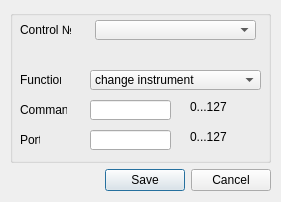
<?xml version="1.0" encoding="UTF-8"?>
<ui version="4.0">
 <class>Form</class>
 <widget class="QWidget" name="Form">
  <property name="geometry">
   <rect>
    <x>0</x>
    <y>0</y>
    <width>281</width>
    <height>202</height>
   </rect>
  </property>
  <property name="windowTitle">
   <string>Form</string>
  </property>
  <widget class="QWidget" name="verticalLayoutWidget">
   <property name="geometry">
    <rect>
     <x>10</x>
     <y>10</y>
     <width>261</width>
     <height>181</height>
    </rect>
   </property>
   <layout class="QVBoxLayout" name="verticalLayout">
    <item>
     <widget class="QGroupBox" name="GbMain">
      <property name="title">
       <string/>
      </property>
      <widget class="QLabel" name="LbControlNum">
       <property name="geometry">
        <rect>
         <x>10</x>
         <y>10</y>
         <width>51</width>
         <height>20</height>
        </rect>
       </property>
       <property name="text">
        <string>Control №</string>
       </property>
      </widget>
      <widget class="QComboBox" name="CbControlNum">
       <property name="geometry">
        <rect>
         <x>85</x>
         <y>10</y>
         <width>161</width>
         <height>20</height>
        </rect>
       </property>
       <property name="currentText">
        <string notr="true"/>
       </property>
       <property name="frame">
        <bool>true</bool>
       </property>
      </widget>
      <widget class="QLabel" name="LbFunction">
       <property name="geometry">
        <rect>
         <x>10</x>
         <y>60</y>
         <width>41</width>
         <height>20</height>
        </rect>
       </property>
       <property name="text">
        <string>Function</string>
       </property>
      </widget>
      <widget class="QLabel" name="LbCommand">
       <property name="geometry">
        <rect>
         <x>10</x>
         <y>90</y>
         <width>47</width>
         <height>20</height>
        </rect>
       </property>
       <property name="text">
        <string>Command</string>
       </property>
      </widget>
      <widget class="QLabel" name="LbPort">
       <property name="geometry">
        <rect>
         <x>10</x>
         <y>120</y>
         <width>20</width>
         <height>20</height>
        </rect>
       </property>
       <property name="text">
        <string>Port</string>
       </property>
      </widget>
      <widget class="QComboBox" name="CbFunction">
       <property name="geometry">
        <rect>
         <x>80</x>
         <y>60</y>
         <width>171</width>
         <height>20</height>
        </rect>
       </property>
       <item>
        <property name="text">
         <string notr="true">change instrument</string>
        </property>
       </item>
       <item>
        <property name="text">
         <string notr="true">button</string>
        </property>
       </item>
       <item>
        <property name="text">
         <string notr="true">button trigger</string>
        </property>
       </item>
      </widget>
      <widget class="QLineEdit" name="LeCommand">
       <property name="geometry">
        <rect>
         <x>80</x>
         <y>90</y>
         <width>81</width>
         <height>20</height>
        </rect>
       </property>
       <property name="inputMethodHints">
        <set>Qt::ImhDigitsOnly|Qt::ImhPreferUppercase</set>
       </property>
       <property name="inputMask">
        <string notr="true"/>
       </property>
       <property name="text">
        <string notr="true"/>
       </property>
      </widget>
      <widget class="QLineEdit" name="LePort">
       <property name="geometry">
        <rect>
         <x>80</x>
         <y>120</y>
         <width>81</width>
         <height>20</height>
        </rect>
       </property>
       <property name="inputMethodHints">
        <set>Qt::ImhDigitsOnly</set>
       </property>
      </widget>
      <widget class="QLabel" name="LbCommandHint">
       <property name="geometry">
        <rect>
         <x>180</x>
         <y>90</y>
         <width>47</width>
         <height>13</height>
        </rect>
       </property>
       <property name="text">
        <string>0...127</string>
       </property>
      </widget>
      <widget class="QLabel" name="LbPortHint">
       <property name="geometry">
        <rect>
         <x>180</x>
         <y>120</y>
         <width>47</width>
         <height>13</height>
        </rect>
       </property>
       <property name="text">
        <string>0...127</string>
       </property>
      </widget>
     </widget>
    </item>
    <item>
     <widget class="QDialogButtonBox" name="BbOkCancel">
      <property name="standardButtons">
       <set>QDialogButtonBox::Cancel|QDialogButtonBox::Save</set>
      </property>
      <property name="centerButtons">
       <bool>false</bool>
      </property>
     </widget>
    </item>
   </layout>
  </widget>
 </widget>
 <resources/>
 <connections/>
</ui>
